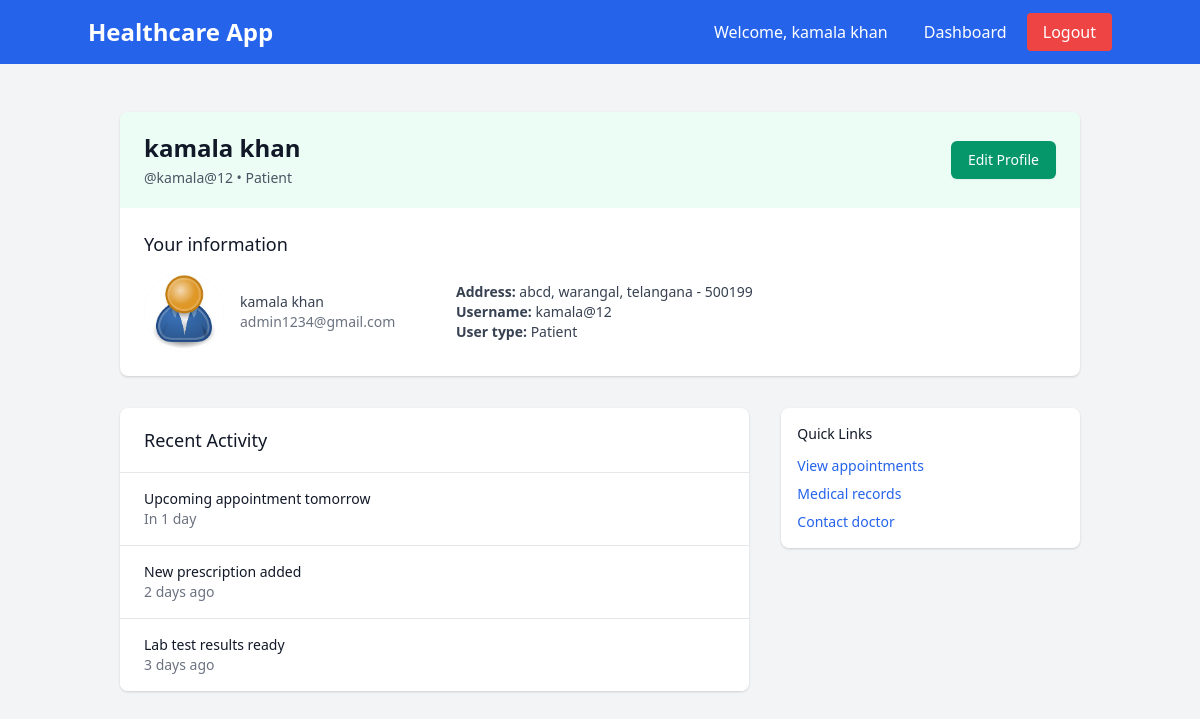
/patient_dashboard/ (signed in), run on the app's committed database.
### users/models.py (models this page shows, shortened)
class CustomUser(AbstractUser):
    USER_TYPE_CHOICES = (
        ('patient', 'Patient'),
        ('doctor', 'Doctor'),
    )
    user_type = models.CharField(max_length=10, choices=USER_TYPE_CHOICES)
    first_name = models.CharField(max_length=50)
    last_name = models.CharField(max_length=50)
    profile_picture = models.ImageField(upload_to='profiles/', blank=True, null=True)
    email = models.EmailField(unique=True)
    address_line1 = models.CharField(max_length=100)
    city = models.CharField(max_length=50)
    state = models.CharField(max_length=50)
    pincode = models.CharField(max_length=10)

### users/views.py (the view)
# urls.py: path('patient_dashboard/', views.patient_dashboard, name='patient_dashboard'),
@login_required
def patient_dashboard(request):
    context = {
        'user': request.user,
        'recent_activities': get_recent_activities(request.user),
        'address': f"{request.user.address_line1}, {request.user.city}, {request.user.state} - {request.user.pincode}"
    }
    return render(request, 'users/patient_dashboard.html', context)

### users/views.py (called while the page is built)
def get_recent_activities(user):
    if user.user_type == 'doctor':
        return [
            {'type': 'appointment', 'title': 'New appointment scheduled', 'time': '2 hours ago', 'icon': 'calendar'},
            {'type': 'patient', 'title': 'New patient registered', 'time': '5 hours ago', 'icon': 'user-plus'},
            {'type': 'prescription', 'title': 'Prescription reviewed', 'time': '1 day ago', 'icon': 'file-medical'},
        ]
    else:
        return [
            {'type': 'appointment', 'title': 'Upcoming appointment tomorrow', 'time': 'In 1 day', 'icon': 'calendar'},
            {'type': 'prescription', 'title': 'New prescription added', 'time': '2 days ago', 'icon': 'pills'},
            {'type': 'test', 'title': 'Lab test results ready', 'time': '3 days ago', 'icon': 'flask'},
        ]

### templates/users/patient_dashboard.html (shortened to what this page needs)
{% extends 'base.html' %}
{% block content %}
<div class="container mx-auto px-4 py-8">
	<div class="bg-white shadow overflow-hidden sm:rounded-lg mb-8">
		<div class="px-4 py-5 sm:px-6 bg-green-50">
			<div class="flex flex-col sm:flex-row sm:items-center sm:justify-between">
				<div>
					<h3 class="text-2xl font-bold text-gray-900">
						{{ user.get_full_name }}
					</h3>
					<p class="mt-1 text-sm text-gray-600">
						@{{ user.username }} • {{ user.get_user_type_display }}
					</p>
				</div>
				<div class="mt-4 sm:mt-0">
					<a href="{% url 'edit_profile' %}" class="inline-flex items-center px-4 py-2 border border-transparent text-sm font-medium rounded-md shadow-sm text-white bg-green-600 hover:bg-green-700 focus:outline-none focus:ring-2 focus:ring-offset-2 focus:ring-green-500 transition-colors">
						Edit Profile
					</a>
				</div>
			</div>
		</div>
		<div class="px-4 py-5 sm:p-6">
			<h3 class="text-lg leading-6 font-medium text-gray-900 mb-4">
				Your information
			</h3>
			<div class="grid grid-cols-1 md:grid-cols-3 gap-6 items-center">
				<div class="flex items-center space-x-4">
					<div class="h-20 w-20 rounded-full overflow-hidden bg-gray-100">
						{% if user.profile_picture %}
							<img src="{{ user.profile_picture.url }}" alt="Profile" class="h-full w-full object-cover">
						{% else %}
							<svg class="h-full w-full text-gray-300" fill="currentColor" viewBox="0 0 24 24">
								<path d="M24 20.993V24H0v-2.996A14.977 14.977 0 0112.004 15c4.904 0 9.26 2.354 11.996 5.993zM16.002 8.999a4 4 0 11-8 0 4 4 0 018 0z" />
							</svg>
						{% endif %}
					</div>
					<div>
						<p class="text-sm text-gray-700">{{ user.get_full_name }}</p>
						<p class="text-sm text-gray-500">{{ user.email }}</p>
					</div>
				</div>
				<div class="md:col-span-2">
					<p class="text-sm text-gray-700"><strong>Address:</strong> {{ address }}</p>
					<p class="text-sm text-gray-700"><strong>Username:</strong> {{ user.username }}</p>
					<p class="text-sm text-gray-700"><strong>User type:</strong> {{ user.get_user_type_display }}</p>
				</div>
			</div>
		</div>
	</div>
	<div class="grid grid-cols-1 lg:grid-cols-3 gap-8">
		<div class="lg:col-span-2">
			<div class="bg-white shadow overflow-hidden sm:rounded-lg">
				<div class="px-4 py-5 sm:px-6 border-b border-gray-200">
					<h3 class="text-lg leading-6 font-medium text-gray-900">Recent Activity</h3>
				</div>
				<div class="bg-white overflow-hidden">
					<ul class="divide-y divide-gray-200">
						{% for activity in recent_activities %}
						<li class="px-4 py-4 sm:px-6 hover:bg-gray-50">
							<div class="flex items-center">
								<div class="min-w-0 flex-1">
									<p class="text-sm font-medium text-gray-900">{{ activity.title }}</p>
									<p class="text-sm text-gray-500">{{ activity.time }}</p>
								</div>
							</div>
						</li>
						{% endfor %}
					</ul>
				</div>
			</div>
		</div>
		<div>
			<div class="bg-white shadow overflow-hidden sm:rounded-lg p-4">
				<h4 class="text-sm font-medium text-gray-900 mb-3">Quick Links</h4>
				<ul class="space-y-2 text-sm">
					<li><a href="#" class="text-blue-600 hover:underline">View appointments</a></li>
					<li><a href="#" class="text-blue-600 hover:underline">Medical records</a></li>
					<li><a href="#" class="text-blue-600 hover:underline">Contact doctor</a></li>
				</ul>
			</div>
		</div>
	</div>
</div>
{% endblock %}

### templates/base.html (shortened to what this page needs)
<!DOCTYPE html>
<html lang="en">
<head>
    <link href="https://cdn.jsdelivr.net/npm/tailwindcss@2.2.19/dist/tailwind.min.css" rel="stylesheet">
</head>
<body class="bg-gray-100">
    <nav class="bg-blue-600 text-white p-4">
        <div class="container mx-auto flex justify-between items-center">
            <a href="{% url 'dashboard' %}" class="text-2xl font-bold">Healthcare App</a>
            <div class="space-x-4">
                {% if user.is_authenticated %}
                    <span class="mr-4">Welcome, {{ user.get_full_name|default:user.username }}</span>
                    <a href="{% url 'dashboard' %}" class="hover:underline">Dashboard</a>
                    <a href="{% url 'logout' %}" class="bg-red-500 hover:bg-red-600 px-4 py-2 rounded">Logout</a>
                {% else %}
                    <a href="{% url 'login' %}" class="hover:underline">Login</a>
                    <a href="{% url 'signup' %}" class="bg-white text-blue-600 hover:bg-gray-100 px-4 py-2 rounded">Sign Up</a>
                {% endif %}
            </div>
        </div>
    </nav>
    <div class="container mx-auto p-4">
        {% block content %}
        {% endblock %}
    </div>
</body>
</html>

### data on the page
CustomUser: get_full_name "kamala khan", username "kamala@12", user_type "Patient", profile_picture (picture), email "admin1234@gmail.com"

### other printed values
{{ address }} "abcd, warangal, telangana - 500199"
{{ activity.title }} "Upcoming appointment tomorrow" "New prescription added" "Lab test results ready"
{{ activity.time }} "In 1 day" "2 days ago" "3 days ago"
